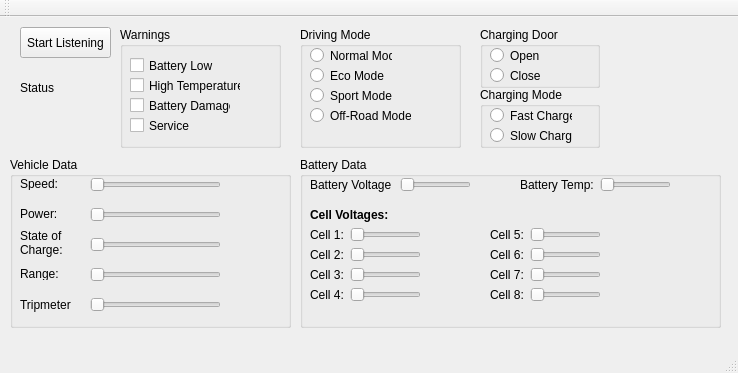
<?xml version="1.0" encoding="UTF-8"?>
<ui version="4.0">
 <class>dash_tester</class>
 <widget class="QMainWindow" name="dash_tester">
  <property name="geometry">
   <rect>
    <x>0</x>
    <y>0</y>
    <width>738</width>
    <height>373</height>
   </rect>
  </property>
  <property name="windowTitle">
   <string>Dashboard Control</string>
  </property>
  <widget class="QWidget" name="centralWidget">
   <widget class="QGroupBox" name="groupBox">
    <property name="geometry">
     <rect>
      <x>120</x>
      <y>10</y>
      <width>161</width>
      <height>121</height>
     </rect>
    </property>
    <property name="title">
     <string>Warnings</string>
    </property>
    <widget class="QCheckBox" name="chkBattery">
     <property name="geometry">
      <rect>
       <x>10</x>
       <y>30</y>
       <width>91</width>
       <height>17</height>
      </rect>
     </property>
     <property name="text">
      <string>Battery Low</string>
     </property>
    </widget>
    <widget class="QCheckBox" name="chkTemp">
     <property name="geometry">
      <rect>
       <x>10</x>
       <y>50</y>
       <width>111</width>
       <height>17</height>
      </rect>
     </property>
     <property name="text">
      <string>High Temperature</string>
     </property>
    </widget>
    <widget class="QCheckBox" name="chkDamage">
     <property name="geometry">
      <rect>
       <x>10</x>
       <y>70</y>
       <width>101</width>
       <height>17</height>
      </rect>
     </property>
     <property name="text">
      <string>Battery Damage</string>
     </property>
    </widget>
    <widget class="QCheckBox" name="chkService">
     <property name="geometry">
      <rect>
       <x>10</x>
       <y>90</y>
       <width>70</width>
       <height>17</height>
      </rect>
     </property>
     <property name="text">
      <string>Service</string>
     </property>
    </widget>
   </widget>
   <widget class="QGroupBox" name="groupBox_2">
    <property name="geometry">
     <rect>
      <x>300</x>
      <y>10</y>
      <width>161</width>
      <height>121</height>
     </rect>
    </property>
    <property name="title">
     <string>Driving Mode</string>
    </property>
    <widget class="QRadioButton" name="optEco">
     <property name="geometry">
      <rect>
       <x>10</x>
       <y>40</y>
       <width>82</width>
       <height>17</height>
      </rect>
     </property>
     <property name="text">
      <string>Eco Mode</string>
     </property>
    </widget>
    <widget class="QRadioButton" name="optNormal">
     <property name="geometry">
      <rect>
       <x>10</x>
       <y>20</y>
       <width>82</width>
       <height>17</height>
      </rect>
     </property>
     <property name="text">
      <string>Normal Mode</string>
     </property>
    </widget>
    <widget class="QRadioButton" name="optSport">
     <property name="geometry">
      <rect>
       <x>10</x>
       <y>60</y>
       <width>82</width>
       <height>17</height>
      </rect>
     </property>
     <property name="text">
      <string>Sport Mode</string>
     </property>
    </widget>
    <widget class="QRadioButton" name="optOffRoad">
     <property name="geometry">
      <rect>
       <x>10</x>
       <y>80</y>
       <width>101</width>
       <height>17</height>
      </rect>
     </property>
     <property name="text">
      <string>Off-Road Mode</string>
     </property>
    </widget>
   </widget>
   <widget class="QGroupBox" name="groupBox_3">
    <property name="geometry">
     <rect>
      <x>10</x>
      <y>140</y>
      <width>281</width>
      <height>171</height>
     </rect>
    </property>
    <property name="title">
     <string>Vehicle Data</string>
    </property>
    <widget class="QSlider" name="hsbSpeed">
     <property name="geometry">
      <rect>
       <x>80</x>
       <y>20</y>
       <width>131</width>
       <height>16</height>
      </rect>
     </property>
     <property name="maximum">
      <number>100</number>
     </property>
     <property name="orientation">
      <enum>Qt::Horizontal</enum>
     </property>
    </widget>
    <widget class="QLabel" name="label">
     <property name="geometry">
      <rect>
       <x>10</x>
       <y>20</y>
       <width>47</width>
       <height>13</height>
      </rect>
     </property>
     <property name="text">
      <string>Speed:</string>
     </property>
    </widget>
    <widget class="QLabel" name="label_2">
     <property name="geometry">
      <rect>
       <x>10</x>
       <y>50</y>
       <width>47</width>
       <height>13</height>
      </rect>
     </property>
     <property name="text">
      <string>Power:</string>
     </property>
    </widget>
    <widget class="QSlider" name="hsbPower">
     <property name="geometry">
      <rect>
       <x>80</x>
       <y>50</y>
       <width>131</width>
       <height>16</height>
      </rect>
     </property>
     <property name="maximum">
      <number>100</number>
     </property>
     <property name="orientation">
      <enum>Qt::Horizontal</enum>
     </property>
    </widget>
    <widget class="QLabel" name="label_3">
     <property name="geometry">
      <rect>
       <x>10</x>
       <y>70</y>
       <width>71</width>
       <height>31</height>
      </rect>
     </property>
     <property name="text">
      <string>State of Charge:</string>
     </property>
     <property name="wordWrap">
      <bool>true</bool>
     </property>
    </widget>
    <widget class="QSlider" name="hsbSoc">
     <property name="geometry">
      <rect>
       <x>80</x>
       <y>80</y>
       <width>131</width>
       <height>16</height>
      </rect>
     </property>
     <property name="maximum">
      <number>100</number>
     </property>
     <property name="orientation">
      <enum>Qt::Horizontal</enum>
     </property>
    </widget>
    <widget class="QLabel" name="label_4">
     <property name="geometry">
      <rect>
       <x>10</x>
       <y>110</y>
       <width>47</width>
       <height>13</height>
      </rect>
     </property>
     <property name="text">
      <string>Range:</string>
     </property>
    </widget>
    <widget class="QSlider" name="hsbRange">
     <property name="geometry">
      <rect>
       <x>80</x>
       <y>110</y>
       <width>131</width>
       <height>16</height>
      </rect>
     </property>
     <property name="maximum">
      <number>100</number>
     </property>
     <property name="orientation">
      <enum>Qt::Horizontal</enum>
     </property>
    </widget>
    <widget class="QLabel" name="label_6">
     <property name="geometry">
      <rect>
       <x>10</x>
       <y>140</y>
       <width>51</width>
       <height>16</height>
      </rect>
     </property>
     <property name="text">
      <string>Tripmeter: </string>
     </property>
    </widget>
    <widget class="QSlider" name="hsbTrip">
     <property name="geometry">
      <rect>
       <x>80</x>
       <y>140</y>
       <width>131</width>
       <height>16</height>
      </rect>
     </property>
     <property name="maximum">
      <number>100</number>
     </property>
     <property name="orientation">
      <enum>Qt::Horizontal</enum>
     </property>
    </widget>
    <widget class="QLabel" name="lblSpeed">
     <property name="geometry">
      <rect>
       <x>220</x>
       <y>20</y>
       <width>47</width>
       <height>13</height>
      </rect>
     </property>
     <property name="text">
      <string/>
     </property>
    </widget>
    <widget class="QLabel" name="lblPower">
     <property name="geometry">
      <rect>
       <x>220</x>
       <y>50</y>
       <width>47</width>
       <height>13</height>
      </rect>
     </property>
     <property name="text">
      <string/>
     </property>
    </widget>
    <widget class="QLabel" name="lblSoc">
     <property name="geometry">
      <rect>
       <x>220</x>
       <y>80</y>
       <width>47</width>
       <height>13</height>
      </rect>
     </property>
     <property name="text">
      <string/>
     </property>
    </widget>
    <widget class="QLabel" name="lblRange">
     <property name="geometry">
      <rect>
       <x>220</x>
       <y>110</y>
       <width>47</width>
       <height>13</height>
      </rect>
     </property>
     <property name="text">
      <string/>
     </property>
    </widget>
    <widget class="QLabel" name="lblTrip">
     <property name="geometry">
      <rect>
       <x>220</x>
       <y>140</y>
       <width>47</width>
       <height>13</height>
      </rect>
     </property>
     <property name="text">
      <string/>
     </property>
    </widget>
   </widget>
   <widget class="QGroupBox" name="groupBox_4">
    <property name="geometry">
     <rect>
      <x>300</x>
      <y>140</y>
      <width>421</width>
      <height>171</height>
     </rect>
    </property>
    <property name="title">
     <string>Battery Data</string>
    </property>
    <widget class="QSlider" name="hsbBVoltage">
     <property name="geometry">
      <rect>
       <x>100</x>
       <y>20</y>
       <width>71</width>
       <height>16</height>
      </rect>
     </property>
     <property name="maximum">
      <number>100</number>
     </property>
     <property name="orientation">
      <enum>Qt::Horizontal</enum>
     </property>
    </widget>
    <widget class="QLabel" name="label_7">
     <property name="geometry">
      <rect>
       <x>10</x>
       <y>20</y>
       <width>81</width>
       <height>16</height>
      </rect>
     </property>
     <property name="text">
      <string>Battery Voltage:</string>
     </property>
    </widget>
    <widget class="QSlider" name="hsbBTemp">
     <property name="geometry">
      <rect>
       <x>300</x>
       <y>20</y>
       <width>71</width>
       <height>16</height>
      </rect>
     </property>
     <property name="maximum">
      <number>100</number>
     </property>
     <property name="orientation">
      <enum>Qt::Horizontal</enum>
     </property>
    </widget>
    <widget class="QLabel" name="label_8">
     <property name="geometry">
      <rect>
       <x>220</x>
       <y>20</y>
       <width>81</width>
       <height>16</height>
      </rect>
     </property>
     <property name="text">
      <string>Battery Temp:</string>
     </property>
    </widget>
    <widget class="QLabel" name="label_9">
     <property name="geometry">
      <rect>
       <x>10</x>
       <y>50</y>
       <width>81</width>
       <height>16</height>
      </rect>
     </property>
     <property name="font">
      <font>
       <weight>75</weight>
       <bold>true</bold>
      </font>
     </property>
     <property name="text">
      <string>Cell Voltages:</string>
     </property>
     <property name="textFormat">
      <enum>Qt::PlainText</enum>
     </property>
    </widget>
    <widget class="QLabel" name="label_10">
     <property name="geometry">
      <rect>
       <x>10</x>
       <y>70</y>
       <width>41</width>
       <height>16</height>
      </rect>
     </property>
     <property name="text">
      <string>Cell 1:</string>
     </property>
    </widget>
    <widget class="QSlider" name="hsbC1">
     <property name="geometry">
      <rect>
       <x>50</x>
       <y>70</y>
       <width>71</width>
       <height>16</height>
      </rect>
     </property>
     <property name="maximum">
      <number>4</number>
     </property>
     <property name="orientation">
      <enum>Qt::Horizontal</enum>
     </property>
    </widget>
    <widget class="QLabel" name="label_11">
     <property name="geometry">
      <rect>
       <x>10</x>
       <y>90</y>
       <width>41</width>
       <height>16</height>
      </rect>
     </property>
     <property name="text">
      <string>Cell 2:</string>
     </property>
    </widget>
    <widget class="QSlider" name="hsbC2">
     <property name="geometry">
      <rect>
       <x>50</x>
       <y>90</y>
       <width>71</width>
       <height>16</height>
      </rect>
     </property>
     <property name="maximum">
      <number>4</number>
     </property>
     <property name="orientation">
      <enum>Qt::Horizontal</enum>
     </property>
    </widget>
    <widget class="QLabel" name="label_12">
     <property name="geometry">
      <rect>
       <x>10</x>
       <y>110</y>
       <width>41</width>
       <height>16</height>
      </rect>
     </property>
     <property name="text">
      <string>Cell 3:</string>
     </property>
    </widget>
    <widget class="QSlider" name="hsbC3">
     <property name="geometry">
      <rect>
       <x>50</x>
       <y>110</y>
       <width>71</width>
       <height>16</height>
      </rect>
     </property>
     <property name="maximum">
      <number>4</number>
     </property>
     <property name="orientation">
      <enum>Qt::Horizontal</enum>
     </property>
    </widget>
    <widget class="QLabel" name="label_13">
     <property name="geometry">
      <rect>
       <x>10</x>
       <y>130</y>
       <width>41</width>
       <height>16</height>
      </rect>
     </property>
     <property name="text">
      <string>Cell 4:</string>
     </property>
    </widget>
    <widget class="QSlider" name="hsbC4">
     <property name="geometry">
      <rect>
       <x>50</x>
       <y>130</y>
       <width>71</width>
       <height>16</height>
      </rect>
     </property>
     <property name="maximum">
      <number>4</number>
     </property>
     <property name="orientation">
      <enum>Qt::Horizontal</enum>
     </property>
    </widget>
    <widget class="QLabel" name="label_14">
     <property name="geometry">
      <rect>
       <x>190</x>
       <y>130</y>
       <width>41</width>
       <height>16</height>
      </rect>
     </property>
     <property name="text">
      <string>Cell 8:</string>
     </property>
    </widget>
    <widget class="QSlider" name="hsbC8">
     <property name="geometry">
      <rect>
       <x>230</x>
       <y>130</y>
       <width>71</width>
       <height>16</height>
      </rect>
     </property>
     <property name="maximum">
      <number>4</number>
     </property>
     <property name="orientation">
      <enum>Qt::Horizontal</enum>
     </property>
    </widget>
    <widget class="QLabel" name="label_15">
     <property name="geometry">
      <rect>
       <x>190</x>
       <y>70</y>
       <width>41</width>
       <height>16</height>
      </rect>
     </property>
     <property name="text">
      <string>Cell 5:</string>
     </property>
    </widget>
    <widget class="QSlider" name="hsbC5">
     <property name="geometry">
      <rect>
       <x>230</x>
       <y>70</y>
       <width>71</width>
       <height>16</height>
      </rect>
     </property>
     <property name="maximum">
      <number>4</number>
     </property>
     <property name="orientation">
      <enum>Qt::Horizontal</enum>
     </property>
    </widget>
    <widget class="QLabel" name="label_16">
     <property name="geometry">
      <rect>
       <x>190</x>
       <y>90</y>
       <width>41</width>
       <height>16</height>
      </rect>
     </property>
     <property name="text">
      <string>Cell 6:</string>
     </property>
    </widget>
    <widget class="QSlider" name="hsbC6">
     <property name="geometry">
      <rect>
       <x>230</x>
       <y>90</y>
       <width>71</width>
       <height>16</height>
      </rect>
     </property>
     <property name="maximum">
      <number>4</number>
     </property>
     <property name="orientation">
      <enum>Qt::Horizontal</enum>
     </property>
    </widget>
    <widget class="QLabel" name="label_17">
     <property name="geometry">
      <rect>
       <x>190</x>
       <y>110</y>
       <width>41</width>
       <height>16</height>
      </rect>
     </property>
     <property name="text">
      <string>Cell 7:</string>
     </property>
    </widget>
    <widget class="QSlider" name="hsbC7">
     <property name="geometry">
      <rect>
       <x>230</x>
       <y>110</y>
       <width>71</width>
       <height>16</height>
      </rect>
     </property>
     <property name="maximum">
      <number>4</number>
     </property>
     <property name="orientation">
      <enum>Qt::Horizontal</enum>
     </property>
    </widget>
    <widget class="QLabel" name="lblC1">
     <property name="geometry">
      <rect>
       <x>130</x>
       <y>70</y>
       <width>31</width>
       <height>16</height>
      </rect>
     </property>
     <property name="text">
      <string/>
     </property>
    </widget>
    <widget class="QLabel" name="lblC2">
     <property name="geometry">
      <rect>
       <x>130</x>
       <y>90</y>
       <width>31</width>
       <height>16</height>
      </rect>
     </property>
     <property name="text">
      <string/>
     </property>
    </widget>
    <widget class="QLabel" name="lblC3">
     <property name="geometry">
      <rect>
       <x>130</x>
       <y>110</y>
       <width>31</width>
       <height>16</height>
      </rect>
     </property>
     <property name="text">
      <string/>
     </property>
    </widget>
    <widget class="QLabel" name="lblC4">
     <property name="geometry">
      <rect>
       <x>130</x>
       <y>130</y>
       <width>31</width>
       <height>16</height>
      </rect>
     </property>
     <property name="text">
      <string/>
     </property>
    </widget>
    <widget class="QLabel" name="lblC6">
     <property name="geometry">
      <rect>
       <x>310</x>
       <y>90</y>
       <width>31</width>
       <height>16</height>
      </rect>
     </property>
     <property name="text">
      <string/>
     </property>
    </widget>
    <widget class="QLabel" name="lblC7">
     <property name="geometry">
      <rect>
       <x>310</x>
       <y>110</y>
       <width>31</width>
       <height>16</height>
      </rect>
     </property>
     <property name="text">
      <string/>
     </property>
    </widget>
    <widget class="QLabel" name="lblC5">
     <property name="geometry">
      <rect>
       <x>310</x>
       <y>70</y>
       <width>31</width>
       <height>16</height>
      </rect>
     </property>
     <property name="text">
      <string/>
     </property>
    </widget>
    <widget class="QLabel" name="lblC8">
     <property name="geometry">
      <rect>
       <x>310</x>
       <y>130</y>
       <width>31</width>
       <height>16</height>
      </rect>
     </property>
     <property name="text">
      <string/>
     </property>
    </widget>
    <widget class="QLabel" name="lblBVoltage">
     <property name="geometry">
      <rect>
       <x>180</x>
       <y>20</y>
       <width>31</width>
       <height>16</height>
      </rect>
     </property>
     <property name="text">
      <string/>
     </property>
    </widget>
    <widget class="QLabel" name="lblBTemp">
     <property name="geometry">
      <rect>
       <x>380</x>
       <y>20</y>
       <width>31</width>
       <height>16</height>
      </rect>
     </property>
     <property name="text">
      <string/>
     </property>
    </widget>
   </widget>
   <widget class="QGroupBox" name="groupBox_5">
    <property name="geometry">
     <rect>
      <x>480</x>
      <y>10</y>
      <width>120</width>
      <height>61</height>
     </rect>
    </property>
    <property name="title">
     <string>Charging Door</string>
    </property>
    <widget class="QRadioButton" name="optOpen">
     <property name="geometry">
      <rect>
       <x>10</x>
       <y>20</y>
       <width>82</width>
       <height>17</height>
      </rect>
     </property>
     <property name="text">
      <string>Open</string>
     </property>
    </widget>
    <widget class="QRadioButton" name="optClose">
     <property name="geometry">
      <rect>
       <x>10</x>
       <y>40</y>
       <width>82</width>
       <height>17</height>
      </rect>
     </property>
     <property name="text">
      <string>Close</string>
     </property>
    </widget>
   </widget>
   <widget class="QGroupBox" name="groupBox_6">
    <property name="geometry">
     <rect>
      <x>480</x>
      <y>70</y>
      <width>120</width>
      <height>61</height>
     </rect>
    </property>
    <property name="title">
     <string>Charging Mode</string>
    </property>
    <widget class="QRadioButton" name="optFast">
     <property name="geometry">
      <rect>
       <x>10</x>
       <y>20</y>
       <width>82</width>
       <height>17</height>
      </rect>
     </property>
     <property name="text">
      <string>Fast Charge</string>
     </property>
    </widget>
    <widget class="QRadioButton" name="optSlow">
     <property name="geometry">
      <rect>
       <x>10</x>
       <y>40</y>
       <width>82</width>
       <height>17</height>
      </rect>
     </property>
     <property name="text">
      <string>Slow Charge</string>
     </property>
    </widget>
   </widget>
   <widget class="QPushButton" name="btnStart">
    <property name="geometry">
     <rect>
      <x>20</x>
      <y>10</y>
      <width>91</width>
      <height>31</height>
     </rect>
    </property>
    <property name="text">
     <string>Start Listening</string>
    </property>
   </widget>
   <widget class="QLabel" name="lblStatus">
    <property name="geometry">
     <rect>
      <x>20</x>
      <y>50</y>
      <width>91</width>
      <height>41</height>
     </rect>
    </property>
    <property name="text">
     <string>Status</string>
    </property>
    <property name="wordWrap">
     <bool>true</bool>
    </property>
   </widget>
  </widget>
  <widget class="QMenuBar" name="menuBar">
   <property name="geometry">
    <rect>
     <x>0</x>
     <y>0</y>
     <width>738</width>
     <height>21</height>
    </rect>
   </property>
  </widget>
  <widget class="QToolBar" name="mainToolBar">
   <attribute name="toolBarArea">
    <enum>TopToolBarArea</enum>
   </attribute>
   <attribute name="toolBarBreak">
    <bool>false</bool>
   </attribute>
  </widget>
  <widget class="QStatusBar" name="statusBar"/>
 </widget>
 <layoutdefault spacing="6" margin="11"/>
 <resources/>
 <connections/>
</ui>
